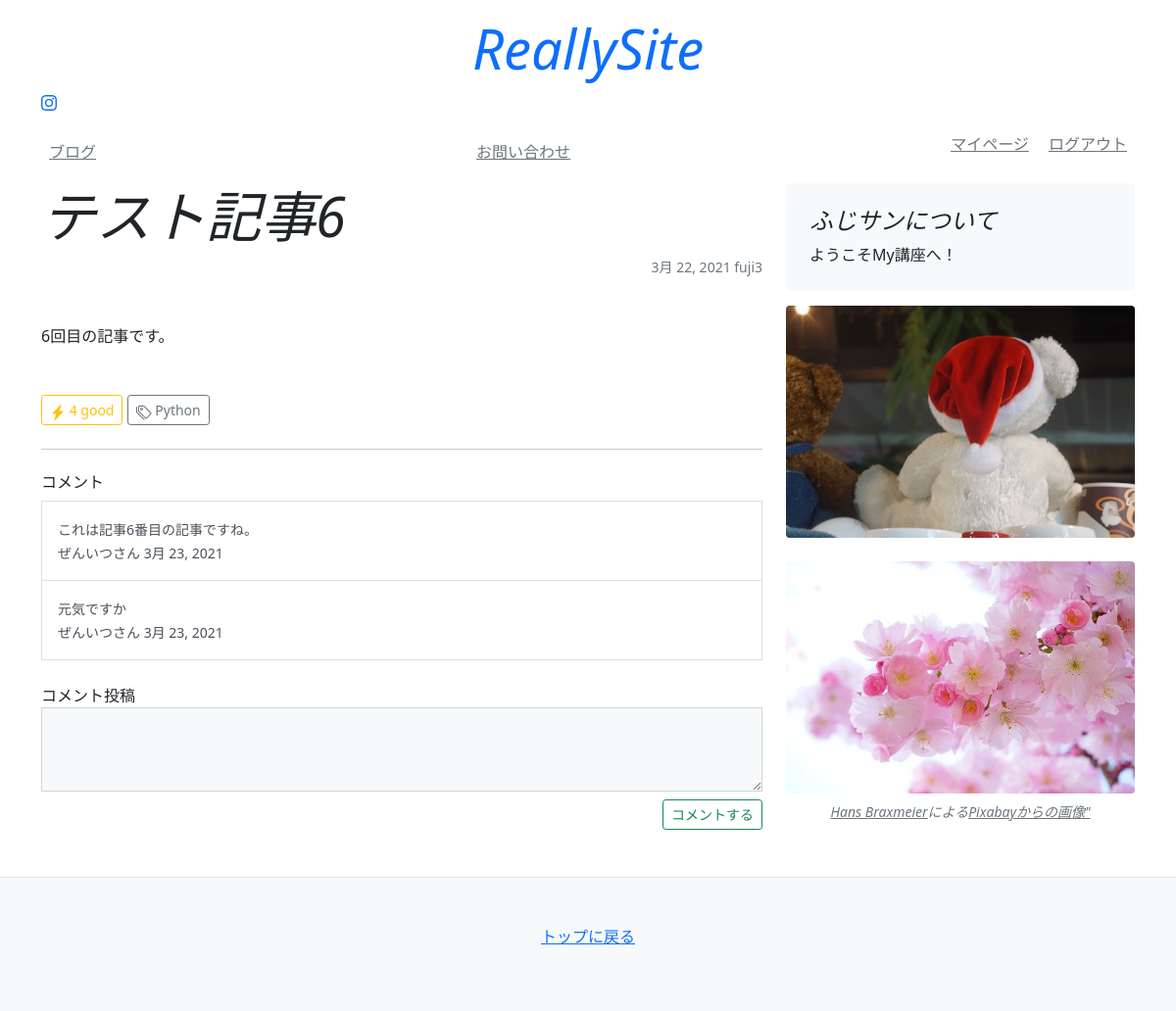
Page /blog/6/ (signed in) on the committed database.
### blog/models.py (models this page shows, shortened)
class Article(models.Model):
    title = models.CharField(default="", blank=True, max_length=30)
    text = models.TextField(default="",)
    author = models.CharField(default="", max_length=30,)
    created_at = models.DateField(auto_now_add=True)
    update_at = models.DateField(auto_now=True)
    count = models.IntegerField(default=0,)
    tags = models.ManyToManyField(Tag, blank=True)

class Tag(models.Model):
    slug = models.CharField(primary_key=True, unique=True, max_length=20)
    name = models.CharField(unique=True, max_length=20)

class Comment(models.Model):
    comment = models.TextField(default="", max_length=500)
    created_at = models.DateField(auto_now_add=True)
    user = models.ForeignKey(get_user_model(), on_delete=models.CASCADE)
    article = models.ForeignKey(Article, on_delete=models.CASCADE)

### mysite/models/account_models.py (models this page shows, shortened)
class User(AbstractBaseUser):
    email = models.EmailField(
        max_length=255,
        unique=True,
    )
    is_active = models.BooleanField(default=True)
    is_admin = models.BooleanField(default=False)
    objects = UserManager()
    USERNAME_FIELD = 'email'
    REQUIRED_FIELDS = []

### mysite/models/profile_models.py (models this page shows)
class Profile(models.Model):
    user = models.OneToOneField(get_user_model(), unique=True, on_delete=models.CASCADE, primary_key=True)
    username = models.CharField(default="匿名ユーザー",max_length=30)
    zipcode = models.CharField(default="", max_length=8)
    prefecture = models.CharField(default="", max_length=6)
    city = models.CharField(default="", max_length=100)
    address = models.CharField(default="", max_length=200)
    image = models.ImageField(default="", blank=True, upload_to=upload_image_to)

### blog/views.py (the view, shortened to what this page needs)
# urls.py: path('<slug:pk>/', views.article, name="article"),
def article(request,pk):
    obj = Article.objects.get(pk=pk)
    comments = Comment.objects.filter(article=obj)
    context = {
        'article': obj,
        'comments': comments,
    }
    return render(request, 'blog/article.html', context)

### templates/blog/article.html (shortened to what this page needs)
{% extends 'mysite/base.html' %}
{% block content %}
<main class="container">
    <div class="row">
        <div class="col-md-8">
            <h3 class="fst-italic display-4">
                {{ article.title }}
            </h3>
            <p class="small text-muted text-end">{{ article.created_at}} {{article.author}}</p>
            <div class="my-5">
                {{ article.text }}
            </div>
            <div>
                {% include 'mysite/snippets/like_count.html' %}
                {% include 'mysite/snippets/tag.html' %}
            </div>
            <hr class="my-4">
            {% include 'mysite/snippets/comment.html' %}
        </div>
        {% include 'mysite/snippets/sidebar.html' %}
    </div>
</main>
{% endblock %}

### templates/mysite/snippets/like_count.html (shortened to what this page needs)
<div class="d-inline my-1">
    <button id="like_btn" type="button" class="btn btn-sm btn-outline-warning">
        <svg xmlns="http://www.w3.org/2000/svg" width="16" height="16" fill="currentColor" class="bi bi-lightning-fill" viewBox="0 0 16 16">
            <path fill-rule="evenodd" d="M11.251.068a.5.5 0 0 1 .227.58L9.677 6.5H13a.5.5 0 0 1 .364.843l-8 8.5a.5.5 0 0 1-.842-.49L6.323 9.5H3a.5.5 0 0 1-.364-.843l8-8.5a.5.5 0 0 1 .615-.09z"/>
        </svg>
        <span id="like_count">{{ article.count }}</span> good
    </button>
</div>

### templates/mysite/snippets/tag.html (shortened to what this page needs)
{% for tag in article.tags.all %}
<a href="/blog/tags/{{tag.slug}}" class="btn btn-sm btn-outline-secondary">
    {{tag.name}}
</a>
{% endfor%}

### templates/mysite/snippets/comment.html (shortened to what this page needs)
<div>
    <h3 class="h6">コメント</h3>
    <div class="list-group">
        {% for comment in comments %}
        <a class="list-group-item list-group-item-action p-3 rounded-0">
            <p class="m-0"><small>{{ comment.comment }}</small></p>
            <p class="m-0"><small>{{ comment.user.profile.username }}さん {{ comment.created_at }}</small></p>
        </a>
        {% endfor %}
    </div>
    {% if user.is_authenticated %}
    <form method="POST" class="my-4">
        <div class="mb-2">
            <label>コメント投稿</label>
            <textarea name="comment" class="rounded-0 bg-light form-control" rows="3"></textarea>
        </div>
        <div class="text-end">
            <button class="btn btn-sm btn-outline-success" type="submit">
                コメントする
            </button>
        </div>
    </form>
    {% else %}
    <p class="my-4">
        コメントを投稿するには<a href="/login/">ログイン</a>してください
    </p>
    {% endif %}
</div>

### rows in the picture
Article: title "テスト記事6", created_at "3月 22, 2021", author "fuji3", text "6回目の記事です。", count "4"
Tag: name "Python"
Comment: comment "これは記事6番目の記事ですね。", user.profile.username "ぜんいつ", created_at "3月 23, 2021"
Comment: comment "元気ですか", user.profile.username "ぜんいつ", created_at "3月 23, 2021"
